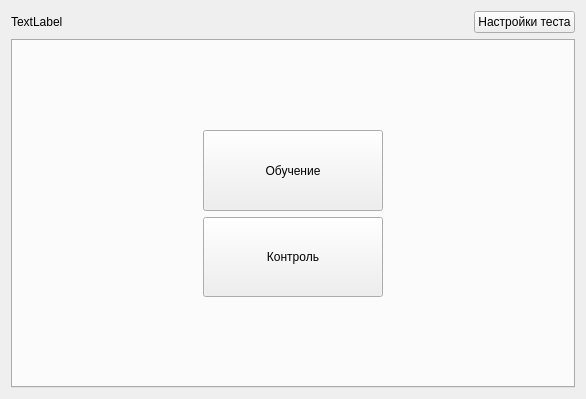
<?xml version="1.0" encoding="UTF-8"?>
<ui version="4.0">
 <class>TEST</class>
 <widget class="QWidget" name="TEST">
  <property name="windowModality">
   <enum>Qt::ApplicationModal</enum>
  </property>
  <property name="geometry">
   <rect>
    <x>0</x>
    <y>0</y>
    <width>586</width>
    <height>399</height>
   </rect>
  </property>
  <property name="windowTitle">
   <string>Тест</string>
  </property>
  <layout class="QHBoxLayout" name="horizontalLayout">
   <item>
    <layout class="QVBoxLayout" name="verticalLayout">
     <item>
      <layout class="QHBoxLayout" name="horizontalLayout_2">
       <item>
        <widget class="QLabel" name="labelTest">
         <property name="text">
          <string>TextLabel</string>
         </property>
        </widget>
       </item>
       <item>
        <spacer name="horizontalSpacer">
         <property name="orientation">
          <enum>Qt::Horizontal</enum>
         </property>
         <property name="sizeHint" stdset="0">
          <size>
           <width>40</width>
           <height>20</height>
          </size>
         </property>
        </spacer>
       </item>
       <item>
        <widget class="QPushButton" name="pushSettings">
         <property name="text">
          <string>Настройки теста</string>
         </property>
        </widget>
       </item>
      </layout>
     </item>
     <item>
      <widget class="QTabWidget" name="tabWidget">
       <property name="currentIndex">
        <number>0</number>
       </property>
       <property name="movable">
        <bool>true</bool>
       </property>
       <property name="tabBarAutoHide">
        <bool>true</bool>
       </property>
       <widget class="QWidget" name="tab">
        <attribute name="title">
         <string>Обучение</string>
        </attribute>
        <layout class="QHBoxLayout" name="horizontalLayout_4">
         <item>
          <layout class="QHBoxLayout" name="horizontalLayout_3">
           <item>
            <spacer name="horizontalSpacer_2">
             <property name="orientation">
              <enum>Qt::Horizontal</enum>
             </property>
             <property name="sizeHint" stdset="0">
              <size>
               <width>40</width>
               <height>20</height>
              </size>
             </property>
            </spacer>
           </item>
           <item>
            <layout class="QVBoxLayout" name="verticalLayout_2">
             <item>
              <spacer name="verticalSpacer">
               <property name="orientation">
                <enum>Qt::Vertical</enum>
               </property>
               <property name="sizeHint" stdset="0">
                <size>
                 <width>20</width>
                 <height>40</height>
                </size>
               </property>
              </spacer>
             </item>
             <item>
              <widget class="QPushButton" name="pushTraining">
               <property name="sizePolicy">
                <sizepolicy hsizetype="MinimumExpanding" vsizetype="MinimumExpanding">
                 <horstretch>0</horstretch>
                 <verstretch>0</verstretch>
                </sizepolicy>
               </property>
               <property name="text">
                <string>Обучение</string>
               </property>
              </widget>
             </item>
             <item>
              <widget class="QPushButton" name="pushControl">
               <property name="sizePolicy">
                <sizepolicy hsizetype="Minimum" vsizetype="MinimumExpanding">
                 <horstretch>0</horstretch>
                 <verstretch>0</verstretch>
                </sizepolicy>
               </property>
               <property name="text">
                <string>Контроль</string>
               </property>
              </widget>
             </item>
             <item>
              <spacer name="verticalSpacer_2">
               <property name="orientation">
                <enum>Qt::Vertical</enum>
               </property>
               <property name="sizeHint" stdset="0">
                <size>
                 <width>20</width>
                 <height>40</height>
                </size>
               </property>
              </spacer>
             </item>
            </layout>
           </item>
           <item>
            <spacer name="horizontalSpacer_3">
             <property name="orientation">
              <enum>Qt::Horizontal</enum>
             </property>
             <property name="sizeHint" stdset="0">
              <size>
               <width>40</width>
               <height>20</height>
              </size>
             </property>
            </spacer>
           </item>
          </layout>
         </item>
        </layout>
       </widget>
      </widget>
     </item>
    </layout>
   </item>
  </layout>
 </widget>
 <resources/>
 <connections/>
</ui>
